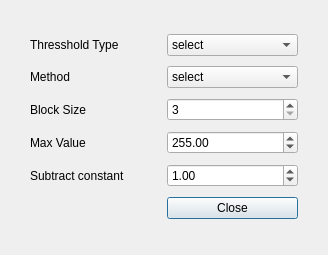
<?xml version="1.0" encoding="UTF-8"?>
<ui version="4.0">
 <class>AdaptiveDialog</class>
 <widget class="QDialog" name="AdaptiveDialog">
  <property name="windowModality">
   <enum>Qt::WindowModal</enum>
  </property>
  <property name="geometry">
   <rect>
    <x>0</x>
    <y>0</y>
    <width>328</width>
    <height>255</height>
   </rect>
  </property>
  <property name="windowTitle">
   <string>Dialog</string>
  </property>
  <widget class="QWidget" name="layoutWidget">
   <property name="geometry">
    <rect>
     <x>30</x>
     <y>30</y>
     <width>268</width>
     <height>196</height>
    </rect>
   </property>
   <layout class="QGridLayout" name="gridLayout">
    <item row="0" column="0">
     <widget class="QLabel" name="label">
      <property name="text">
       <string>Thresshold Type</string>
      </property>
     </widget>
    </item>
    <item row="0" column="1">
     <widget class="QComboBox" name="ThreshTypecomboBox">
      <item>
       <property name="text">
        <string>select</string>
       </property>
      </item>
      <item>
       <property name="text">
        <string>Gaussian</string>
       </property>
      </item>
      <item>
       <property name="text">
        <string>Mean</string>
       </property>
      </item>
     </widget>
    </item>
    <item row="1" column="0">
     <widget class="QLabel" name="label_3">
      <property name="text">
       <string>Method</string>
      </property>
     </widget>
    </item>
    <item row="1" column="1">
     <widget class="QComboBox" name="methodComboBox">
      <item>
       <property name="text">
        <string>select</string>
       </property>
      </item>
      <item>
       <property name="text">
        <string>Binary</string>
       </property>
      </item>
      <item>
       <property name="text">
        <string>Binary Inverse</string>
       </property>
      </item>
     </widget>
    </item>
    <item row="2" column="0">
     <widget class="QLabel" name="label_2">
      <property name="text">
       <string>Block Size</string>
      </property>
     </widget>
    </item>
    <item row="2" column="1">
     <widget class="QSpinBox" name="blockSizeSpinBox">
      <property name="sizePolicy">
       <sizepolicy hsizetype="Minimum" vsizetype="Fixed">
        <horstretch>0</horstretch>
        <verstretch>0</verstretch>
       </sizepolicy>
      </property>
      <property name="minimumSize">
       <size>
        <width>0</width>
        <height>9</height>
       </size>
      </property>
      <property name="minimum">
       <number>3</number>
      </property>
      <property name="singleStep">
       <number>2</number>
      </property>
      <property name="value">
       <number>3</number>
      </property>
     </widget>
    </item>
    <item row="3" column="0">
     <widget class="QLabel" name="label_4">
      <property name="text">
       <string>Max Value</string>
      </property>
     </widget>
    </item>
    <item row="3" column="1">
     <widget class="QDoubleSpinBox" name="maxValueDoubleSpinBox">
      <property name="maximum">
       <double>300.000000000000000</double>
      </property>
      <property name="singleStep">
       <double>0.500000000000000</double>
      </property>
      <property name="value">
       <double>255.000000000000000</double>
      </property>
     </widget>
    </item>
    <item row="4" column="0">
     <widget class="QLabel" name="label_5">
      <property name="text">
       <string>Subtract constant</string>
      </property>
     </widget>
    </item>
    <item row="4" column="1">
     <widget class="QDoubleSpinBox" name="constantDoubleSpinBox">
      <property name="minimum">
       <double>-100.000000000000000</double>
      </property>
      <property name="singleStep">
       <double>0.500000000000000</double>
      </property>
      <property name="value">
       <double>1.000000000000000</double>
      </property>
     </widget>
    </item>
    <item row="5" column="1">
     <widget class="QPushButton" name="closeButton">
      <property name="text">
       <string>Close</string>
      </property>
     </widget>
    </item>
   </layout>
  </widget>
 </widget>
 <resources/>
 <connections/>
</ui>
